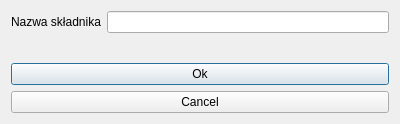
<?xml version="1.0" encoding="UTF-8"?>
<ui version="4.0">
 <class>Ingredients</class>
 <widget class="QDialog" name="Ingredients">
  <property name="geometry">
   <rect>
    <x>0</x>
    <y>0</y>
    <width>400</width>
    <height>124</height>
   </rect>
  </property>
  <property name="maximumSize">
   <size>
    <width>400</width>
    <height>124</height>
   </size>
  </property>
  <property name="windowTitle">
   <string>Dialog</string>
  </property>
  <layout class="QGridLayout" name="gridLayout">
   <item row="3" column="0" colspan="2">
    <layout class="QHBoxLayout" name="rfidLayout"/>
   </item>
   <item row="5" column="0" colspan="2">
    <widget class="QPushButton" name="okButton">
     <property name="text">
      <string>Ok</string>
     </property>
    </widget>
   </item>
   <item row="4" column="0" colspan="2">
    <widget class="QLabel" name="notificationLabel">
     <property name="text">
      <string/>
     </property>
     <property name="alignment">
      <set>Qt::AlignCenter</set>
     </property>
    </widget>
   </item>
   <item row="0" column="0">
    <widget class="QLabel" name="ingrNameLabel">
     <property name="text">
      <string>Nazwa składnika</string>
     </property>
    </widget>
   </item>
   <item row="6" column="0" colspan="2">
    <widget class="QPushButton" name="cancelButton">
     <property name="text">
      <string>Cancel</string>
     </property>
    </widget>
   </item>
   <item row="0" column="1">
    <widget class="QLineEdit" name="ingrNameLineEdit"/>
   </item>
  </layout>
 </widget>
 <resources/>
 <connections>
  <connection>
   <sender>cancelButton</sender>
   <signal>clicked()</signal>
   <receiver>Ingredients</receiver>
   <slot>close()</slot>
   <hints>
    <hint type="sourcelabel">
     <x>224</x>
     <y>292</y>
    </hint>
    <hint type="destinationlabel">
     <x>370</x>
     <y>360</y>
    </hint>
   </hints>
  </connection>
 </connections>
</ui>
